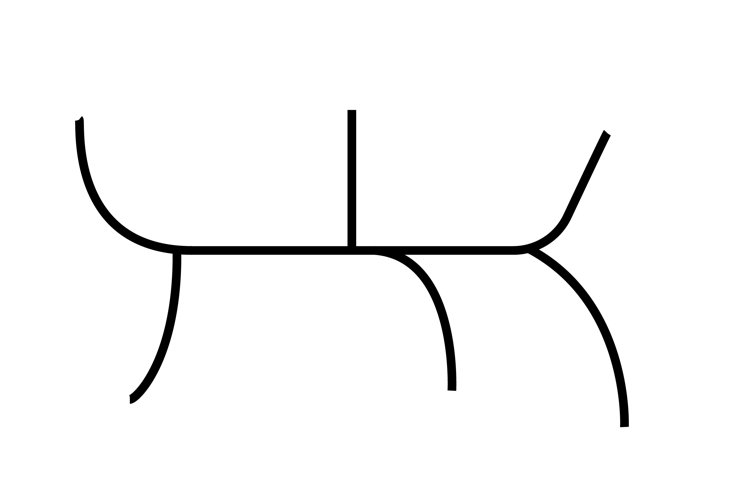
#> input picture Dump Folder/new_schematic.png, 750 x 500 px
$ python who_knows2.py
#> lines starting #> are read from the running program, lines starting #| are printed output that depends on the picture; after the words box and inside, x2 and y2 are one past the last pixel; in counts of white or black regions, pixels touching at a corner belong together
import matplotlib.pyplot as plt
import matplotlib.image as mpimg
from PIL import Image
import numpy as np
import math
import heapq

# Define the Cell class
class Cell:
    def __init__(self):
        self.parent_i = 0  # Parent cell's row index
        self.parent_j = 0  # Parent cell's column index
        self.f = float('inf')  # Total cost of the cell (g + h)
        self.g = float('inf')  # Cost from start to this cell
        self.h = 0  # Heuristic cost from this cell to destination


ROW = 500
COL = 750

def is_valid(row, col):
    return (row >= 0) and (row < ROW) and (col >= 0) and (col < COL)

def is_unblocked(grid, row, col):
    return grid[row][col] == 1

def is_destination(row, col, dest):
    return row == dest[0] and col == dest[1]

def calculate_h_value(row, col, dest):
    return ((row - dest[0]) ** 2 + (col - dest[1]) ** 2) ** 0.5


def process_pixel(pixel):
    # Threshold the pixel value to convert it to binary
    threshold = 200
    return 1 if pixel < threshold else 0


def analyze_image(image_path):
    # Open the image file
#> called with image_path = 'new_schematic.png'
    with Image.open(image_path) as img:
        # Convert the image to grayscale
#> img is the input picture: PIL image 750x500 RGB; min 0, max 255, mean 247.1
        img = img.convert("L")
#> img: PIL image 750x500 L
        # Get the pixel values as a NumPy array
        pixel_values = np.array(img)
        # Process each pixel to get the final binary grid
        grid = np.array([[process_pixel(pixel) for pixel in row] for row in pixel_values])
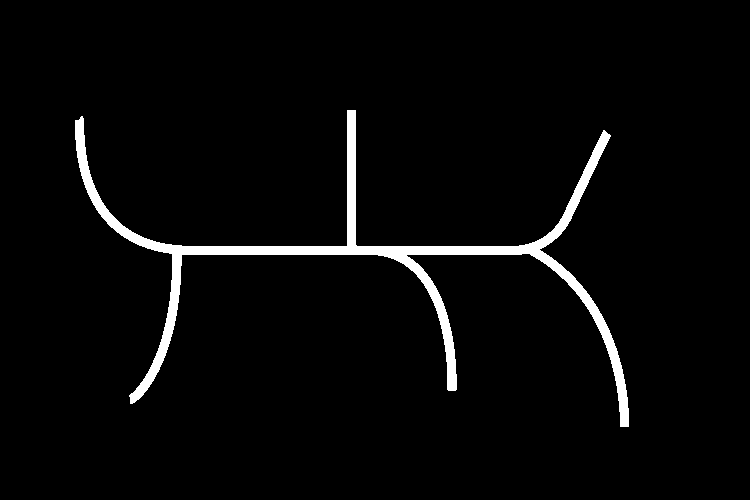
#> grid: shape (500, 750) int64; values 0 (black) and 1 (white), 3.3% white; 1 white region, box (x1, y1, x2, y2) and area: (75, 110, 629, 427) 12308
        return grid


def a_star_search(grid, src, dest):
    # Check if the source and destination are valid
    if not is_valid(src[0], src[1]) or not is_valid(dest[0], dest[1]):
        print("Source or destination is invalid")
        return []

    # Check if the source and destination are unblocked
    if not is_unblocked(grid, src[0], src[1]) or not is_unblocked(grid, dest[0], dest[1]):
        print("Source or the destination is blocked")
        return []

    # Check if we are already at the destination
    if is_destination(src[0], src[1], dest):
        print("We are already at the destination")
        return []

    # Initialize the closed list (visited cells)
    closed_list = [[False for _ in range(COL)] for _ in range(ROW)]
#> closed_list = 500 items
    # Initialize the details of each cell
    cell_details = [[Cell() for _ in range(COL)] for _ in range(ROW)]

    # Initialize the start cell details
    i = src[0]
    j = src[1]
    cell_details[i][j].f = 0
    cell_details[i][j].g = 0
    cell_details[i][j].h = 0
    cell_details[i][j].parent_i = i
    cell_details[i][j].parent_j = j

    # Initialize the open list (cells to be visited) with the start cell
    open_list = []
    heapq.heappush(open_list, (0.0, i, j))

    # Initialize the flag for whether destination is found
    found_dest = False

    # Main loop of A* search algorithm
    while len(open_list) > 0:
        # Pop the cell with the smallest f value from the open list
        p = heapq.heappop(open_list)

        # Mark the cell as visited
        i = p[1]
        j = p[2]
        closed_list[i][j] = True

        # For each direction, check the successors
        directions = [(0, 1), (0, -1), (1, 0), (-1, 0), (1, 1), (-1, 1), (1, -1), (-1, -1)]
        for dir in directions:
            new_i = i + dir[0]
            new_j = j + dir[1]

            # If the successor is valid, unblocked, and not visited
            if is_valid(new_i, new_j) and is_unblocked(grid, new_i, new_j) and not closed_list[new_i][new_j]:
                # If the successor is the destination
                if is_destination(new_i, new_j, dest):
                    # Set the parent of the destination cell
                    cell_details[new_i][new_j].parent_i = i
                    cell_details[new_i][new_j].parent_j = j
                    print("The destination cell is found")
                    # Trace and return the path from source to destination
                    found_dest = True
                    return trace_path(cell_details, dest)
                else:
                    # Calculate the new f, g, and h values
                    g_new = cell_details[i][j].g + 1.0
                    h_new = calculate_h_value(new_i, new_j, dest)
                    f_new = g_new + h_new

                    # If the cell is not in the open list or the new f value is smaller
                    if cell_details[new_i][new_j].f == float('inf') or cell_details[new_i][new_j].f > f_new:
                        # Add the cell to the open list
                        heapq.heappush(open_list, (f_new, new_i, new_j))
                        # Update the cell details
                        cell_details[new_i][new_j].f = f_new
                        cell_details[new_i][new_j].g = g_new
                        cell_details[new_i][new_j].h = h_new
                        cell_details[new_i][new_j].parent_i = i
                        cell_details[new_i][new_j].parent_j = j

    # If the destination is not found after visiting all cells
    if not found_dest:
        print("Failed to find the destination cell")
        return []

def trace_path(cell_details, dest):
    path_coords = []
    row = dest[0]
    col = dest[1]

    # Trace the path from destination to source using parent cells
    while not (cell_details[row][col].parent_i == row and cell_details[row][col].parent_j == col):
        path_coords.append((row, col))
        temp_row = cell_details[row][col].parent_i
        temp_col = cell_details[row][col].parent_j
        row = temp_row
        col = temp_col

    # Add the source cell to the path
    path_coords.append((row, col))
    # Reverse the path to get the path from source to destination
    path_coords.reverse()

    return path_coords

def main():
    # Define the grid (1 for unblocked, 0 for blocked)
    image_path = "new_schematic.png"
    result = analyze_image(image_path)

    # Define the source and destination
    src = [425, 625]
    dest = [134, 607]

    # Run the A* search algorithm and save the path coordinates
    path_coords = a_star_search(result, src, dest)
#> path_coords = 292 pairs, first value 134 to 425, second value 539 to 625

    # Print the path coordinates
    print("Path coordinates:", path_coords)
#> (printed output is left out)

    with open("path_coords.txt", "a") as file:
        for coord in path_coords:
            file.write(f"{coord[0]},{coord[1]}\n")
#> this loop made 292 passes
#> coord on passes 1 to 3: (425, 625), (424, 624), (423, 623)

    img = mpimg.imread('new_schematic.png')
#> img: shape (500, 750, 3) float32; min 0, max 1, mean 0.969

    plt.imshow(img)

    x_coords, y_coords = zip(*path_coords)
#> x_coords = 292 values, max 425 at index 0, min 134 at index 291, mean 279.5; y_coords = 292 values, max 625 at index 0, min 539 at index 176, mean 590.8

    plt.plot(y_coords, x_coords, color='red', linewidth=2)

    plt.show()
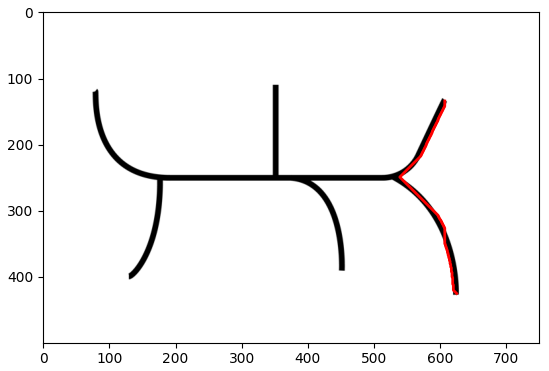
#> figure drawn by matplotlib, 1 panel


if __name__ == "__main__":
    main()
